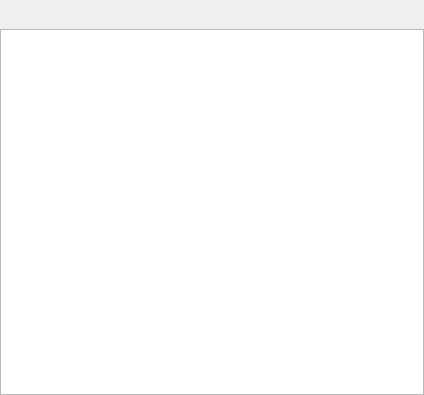
<?xml version="1.0" encoding="UTF-8"?>
<ui version="4.0">
 <class>RadioViewContainer</class>
 <widget class="QWidget" name="RadioViewContainer">
  <property name="geometry">
   <rect>
    <x>0</x>
    <y>0</y>
    <width>424</width>
    <height>395</height>
   </rect>
  </property>
  <property name="windowTitle">
   <string>Form</string>
  </property>
  <layout class="QVBoxLayout" name="verticalLayout">
   <property name="spacing">
    <number>0</number>
   </property>
   <property name="leftMargin">
    <number>0</number>
   </property>
   <property name="topMargin">
    <number>0</number>
   </property>
   <property name="rightMargin">
    <number>0</number>
   </property>
   <property name="bottomMargin">
    <number>0</number>
   </property>
   <item>
    <layout class="QHBoxLayout" name="horizontalLayout">
     <item>
      <widget class="QToolButton" name="refresh">
       <property name="enabled">
        <bool>true</bool>
       </property>
       <property name="text">
        <string/>
       </property>
       <property name="iconSize">
        <size>
         <width>22</width>
         <height>22</height>
        </size>
       </property>
       <property name="autoRaise">
        <bool>true</bool>
       </property>
      </widget>
     </item>
     <item>
      <spacer name="horizontalSpacer">
       <property name="orientation">
        <enum>Qt::Horizontal</enum>
       </property>
       <property name="sizeHint" stdset="0">
        <size>
         <width>40</width>
         <height>20</height>
        </size>
       </property>
      </spacer>
     </item>
    </layout>
   </item>
   <item>
    <widget class="RadioView" name="view">
     <property name="showDropIndicator" stdset="0">
      <bool>false</bool>
     </property>
     <property name="dragEnabled">
      <bool>true</bool>
     </property>
     <property name="dragDropMode">
      <enum>QAbstractItemView::DragDrop</enum>
     </property>
     <property name="alternatingRowColors">
      <bool>true</bool>
     </property>
     <property name="iconSize">
      <size>
       <width>16</width>
       <height>16</height>
      </size>
     </property>
     <property name="uniformRowHeights">
      <bool>true</bool>
     </property>
     <property name="allColumnsShowFocus">
      <bool>true</bool>
     </property>
     <property name="headerHidden">
      <bool>true</bool>
     </property>
    </widget>
   </item>
  </layout>
 </widget>
 <customwidgets>
  <customwidget>
   <class>RadioView</class>
   <extends>QTreeView</extends>
   <header>radios/radioview.h</header>
  </customwidget>
 </customwidgets>
 <resources/>
 <connections/>
</ui>
